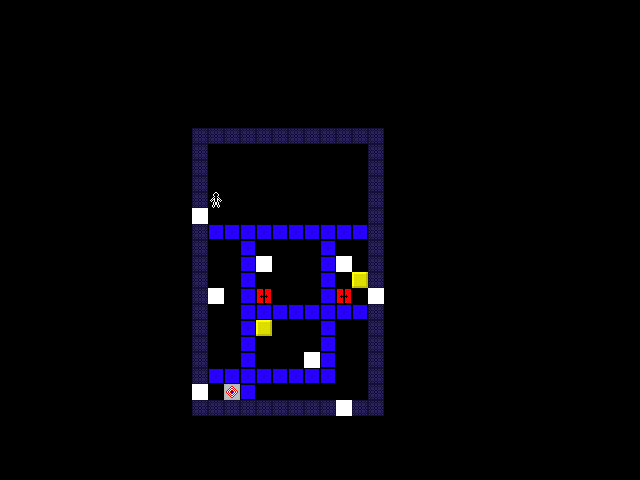

This game map was drawn from its Tiled (.tmx) file and the tilesets committed beside it. A one-line description and the trimmed map source follow:
An orthogonal 40x30 tile map with 16x16 px tiles, 5 tile layers (tiles, pieces, pieces2, pieces3, ...) and 2 objects (001, 002).

<map version="1.10" tiledversion="1.11.0" orientation="orthogonal" renderorder="right-down" width="40" height="30" tilewidth="16" tileheight="16" infinite="0" nextlayerid="8" nextobjectid="9">
 <editorsettings>
  <export target="../../../../Users/User/Desktop/001..tmx" format="tmx" />
 </editorsettings>
 <tileset firstgid="1" name="tiles" tilewidth="16" tileheight="16" tilecount="81" columns="9">
  <image source="tiles.png" width="144" height="144" />
 </tileset>
 <layer id="1" name="tiles" width="40" height="30">
  <data>[1200 cells, 112 non-empty, 5 distinct tile ids]</data>
 </layer>
 <layer id="2" name="pieces" width="40" height="30">
  <data>[1200 cells, 4 non-empty, 2 distinct tile ids]</data>
 </layer>
 <layer id="6" name="pieces2" width="40" height="30">
  <data>[1200 cells, 0 non-empty, 0 distinct tile ids]</data>
 </layer>
 <layer id="7" name="pieces3" width="40" height="30">
  <data>[1200 cells, 0 non-empty, 0 distinct tile ids]</data>
 </layer>
 <layer id="3" name="actors" width="40" height="30">
  <data>[1200 cells, 1 non-empty, 1 distinct tile ids]</data>
 </layer>
 <objectgroup id="5" name="connectors">
  <object id="7" name="001" x="361.5" y="281.5">
   <polyline points="0,0 -98.75,13.25" />
  </object>
  <object id="8" name="002" x="263.75" y="328.5">
   <polyline points="0,0 80.25,-31.75" />
  </object>
 </objectgroup>
</map>
